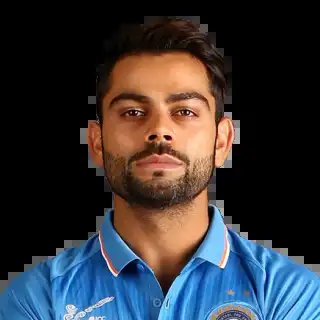
#> input picture vk.webp, 320 x 320 px
$ python program12.py
#> lines starting #> are read from the running program, lines starting #| are printed output that depends on the picture; after the words box and inside, x2 and y2 are one past the last pixel; in counts of white or black regions, pixels touching at a corner belong together
import cv2
# import numpy as np

face_cascade = cv2.CascadeClassifier(cv2.data.haarcascades + 'haarcascade_frontalface_default.xml')
image_path = ('./vk.webp')
img = cv2.imread(image_path)
#> img is the input picture: shape (320, 320, 3); mean B, G, R 57.5, 53, 53
gray = cv2.cvtColor(img,cv2.COLOR_BGR2GRAY)
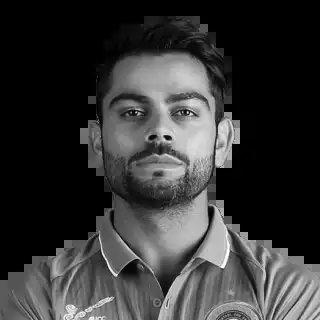
#> gray: shape (320, 320); min 0, max 255, mean 53.5

faces = face_cascade.detectMultiScale(gray, scaleFactor=1.1, minNeighbors=5, minSize=(30, 30))
#> faces = [[90, 56, 140, 140]]


for (x,y,w,h) in faces:
    cv2.rectangle(img,(x,y),(x+w,y+h),(0,255,0),2)
#> this loop made 1 pass
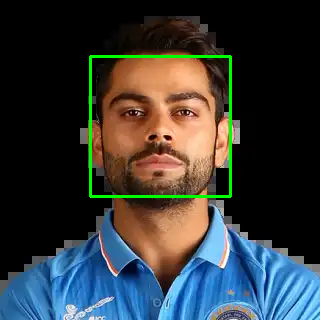
#> img: shape (320, 320, 3); 1.64% of pixels changed, all inside (x1, y1, x2, y2) = (89, 55, 232, 198)

cv2.imshow('FaceDetection',img)

cv2.waitKey(0)
cv2.destroyAllWindows()

#> (the run stopped early here; a loop or call above may not have finished)
